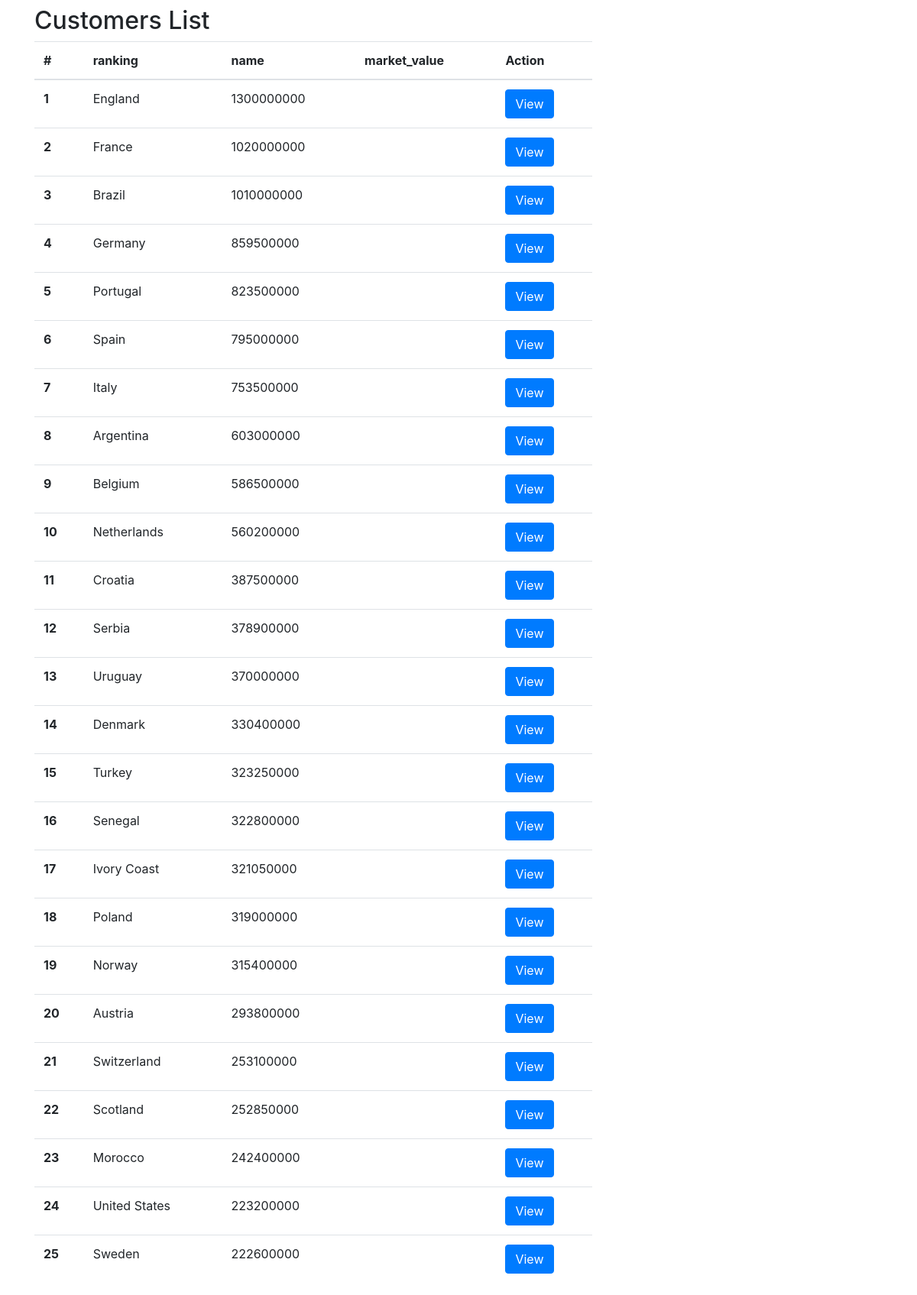
The page /extra/show.php on the database its author committed.
### tables this page shows
CREATE TABLE `nation` (
  `id` int(11) NOT NULL,
  `name` varchar(100) NOT NULL,
  `market_value` varchar(1000) DEFAULT NULL
);

### extra/show.php (the view, shortened to what this page needs)
<!DOCTYPE html>
<html lang="en">
<head>
<link rel="stylesheet" href="https://stackpath.bootstrapcdn.com/bootstrap/4.5.2/css/bootstrap.min.css" >
</head>
<body>
<div class="container mt-2">
<div class="page-header">
<h2>Customers List</h2>
</div>
<div class="row">
<div class="col-md-8">
<table class="table">
<thead>
<tr>
<th scope="col">#</th>
<th scope="col">ranking</th>
<th scope="col">name</th>
<th scope="col">market_value</th>
<th scope="col">Action</th>
</tr>
</thead>
<tbody>
<?php
include 'db.php';
$query="select * from nation limit 200";
$result=mysqli_query($conn,$query);
?>
<?php if ($result->num_rows > 0): ?>
<?php while($array=mysqli_fetch_row($result)): ?>
<tr>
<th scope="row"><?php echo $array[0];?></th>
<td><?php echo $array[1];?></td>
<td><?php echo $array[2];?></td>
<td><?php echo $array[3];?></td>
<td>
<a href="javascript:void(0)" class="btn btn-primary view" data-id="<?php echo $array[0];?>">View</a>
</tr>
<?php endwhile; ?>
<?php else: ?>
<tr>
<td colspan="3" rowspan="1" headers="">No Data Found</td>
</tr>
<?php endif; ?>
</tbody>
</table>
</div>
<div class="col-md-4">
<span id="fname"></span><br>
<span id="lname"></span><br>
<span id="email"></span><br>
</div>
</div>
</div>
</body>
</html>

### rows shown on the page
nation: id "1", name "England", market_value "1300000000"
nation: id "2", name "France", market_value "1020000000"
nation: id "3", name "Brazil", market_value "1010000000"
nation: id "4", name "Germany", market_value "859500000"
nation: id "5", name "Portugal", market_value "823500000"
nation: id "6", name "Spain", market_value "795000000"
nation: id "7", name "Italy", market_value "753500000"
nation: id "8", name "Argentina", market_value "603000000"
nation: id "9", name "Belgium", market_value "586500000"
nation: id "10", name "Netherlands", market_value "560200000"
nation: id "11", name "Croatia", market_value "387500000"
nation: id "12", name "Serbia", market_value "378900000"
nation: id "13", name "Uruguay", market_value "370000000"
nation: id "14", name "Denmark", market_value "330400000"
nation: id "15", name "Turkey", market_value "323250000"
nation: id "16", name "Senegal", market_value "322800000"
nation: id "17", name "Ivory Coast", market_value "321050000"
nation: id "18", name "Poland", market_value "319000000"
nation: id "19", name "Norway", market_value "315400000"
nation: id "20", name "Austria", market_value "293800000"
nation: id "21", name "Switzerland", market_value "253100000"
nation: id "22", name "Scotland", market_value "252850000"
nation: id "23", name "Morocco", market_value "242400000"
nation: id "24", name "United States", market_value "223200000"
nation: id "25", name "Sweden", market_value "222600000"
